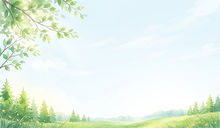
#> input picture assets/thumbs/wb-breeze.png, 220 x 128 px
$ python -i theme_engine.py   (imports and definitions only)
#> lines starting #> are read from the running program, lines starting #| are printed output that depends on the picture
#!/usr/bin/env python3
# -*- coding: utf-8 -*-
"""
Antigravity 2.0 桌面端主题工坊 & 中文汉化伴随引擎 v2.1 (零弹窗静默防多开版)
修复与核心能力：
1. 采用 ctypes 直接调用 Windows 原生 version.dll 获取版本号，彻底消除后台定时弹出 PowerShell 黑框的问题；
2. 内置 Windows 命名互斥锁 + PID 文件，严格保证后台伴随守护单实例运行，绝不重复堆叠；
3. 桌面快捷方式直连 pythonw.exe 静默启动，全程无任何 CMD/PowerShell 闪框；
4. 100% 非侵入式热加载 WorkBuddy 主题 + 高精度中文汉化 + 随客户端更新自动同步。
"""

from __future__ import annotations

import argparse
import base64
import ctypes
import hashlib
import json
import mimetypes
import os
import re
import socket
import struct
import subprocess
import sys
import time
import urllib.error
import urllib.parse
import urllib.request
from pathlib import Path
from typing import Any, Dict, List, Optional, Tuple

BASE_DIR = Path(__file__).resolve().parent
THEMES_DIR = BASE_DIR / "themes"
ASSETS_DIR = BASE_DIR / "assets"
I18N_DIR = BASE_DIR / "i18n"
LOGS_DIR = BASE_DIR / "logs"
CATALOG_PATH = THEMES_DIR / "catalog.json"
I18N_PATH = I18N_DIR / "zh-CN.json"
DISCOVERED_I18N_PATH = I18N_DIR / "discovered_new_ui_terms.json"
CONFIG_PATH = BASE_DIR / "config.json"
VERSION_STATE_PATH = BASE_DIR / "client_version_state.json"
DAEMON_PID_PATH = BASE_DIR / "companion_daemon.pid"

STYLE_TAG_ID = "agy-custom-theme-studio"
__version__ = "3.2.0"
WS_GUID = "258EAFA5-E914-47DA-95CA-C5AB0DC85B11"
CREATE_NO_WINDOW = 0x08000000
DETACHED_PROCESS = 0x00000008
MUTEX_NAME = "Global\\AntigravityThemeStudioCompanionDaemon_v2"
_MUTEX_HANDLE = None


class SimpleWebSocket:
    """轻量级纯标准库 RFC6455 WebSocket 客户端，用于与本地 CDP 通信。"""

    # [11 lines left out: function __init__, not called in this run]

    def __enter__(self) -> "SimpleWebSocket":
        self.connect()
        return self

    def __exit__(self, exc_type, exc, tb) -> None:
        self.close()

    # [192 lines left out: functions connect, _recv_exact, send_text, recv_text, _send_pong, close and 3 more, not called in this run]


def save_config(cfg: Dict[str, Any]) -> None:
    """持久化用户配置。"""
    CONFIG_PATH.write_text(json.dumps(cfg, ensure_ascii=False, indent=2), encoding="utf-8")


def load_catalog() -> List[Dict[str, Any]]:
    """读取所有可用主题目录。"""
    if not CATALOG_PATH.exists():
        return []
    return json.loads(CATALOG_PATH.read_text(encoding="utf-8"))


# [42 lines left out: functions load_i18n_dict, resolve_css_assets, not called in this run]


def import_custom_wallpaper(image_path: str, display_name: str = "自定义主图") -> Dict[str, Any]:
    """一键将用户本地图片导入为新的 WorkBuddy 风格主图主题。"""
#> called with image_path = 'assets/thumbs/wb-breeze.png', display_name = '自定义主图'
    from PIL import Image

    src = Path(image_path)
    if not src.exists():
        raise FileNotFoundError(f"找不到图片文件: {src}")

    slug = f"custom-{int(time.time())}"
    ASSETS_DIR.mkdir(parents=True, exist_ok=True)
    (ASSETS_DIR / "thumbs").mkdir(parents=True, exist_ok=True)
    (ASSETS_DIR / "previews").mkdir(parents=True, exist_ok=True)

    img = Image.open(src).convert("RGB")
#> img is the input picture: PIL image 220x128 RGB; mean R, G, B 226.9, 240.3, 228.9
    img_opt = img.resize((1600, 900), Image.Resampling.LANCZOS)
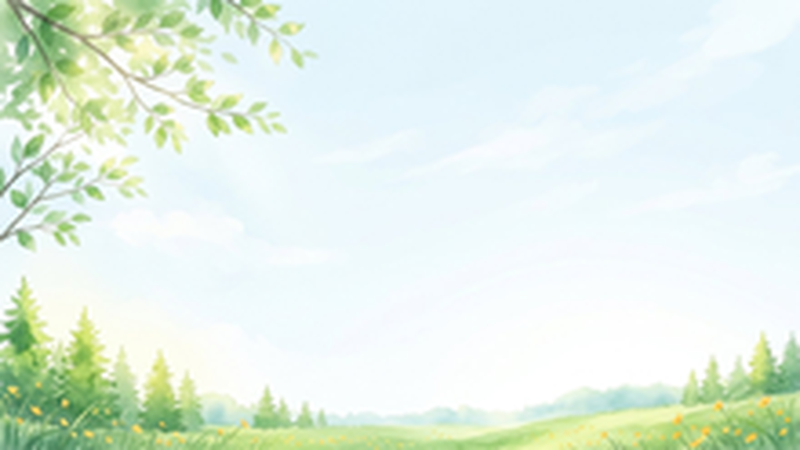
#> img_opt: PIL image 1600x900 RGB (shown at 1/2 size); mean R, G, B 226.9, 240.3, 228.8
    bg_file = f"{slug}.jpg"
    img_opt.save(ASSETS_DIR / bg_file, "JPEG", quality=84, optimize=True)
    img_opt.resize((220, 128), Image.Resampling.LANCZOS).save(ASSETS_DIR / "thumbs" / f"{slug}.png", "PNG")
    img_opt.resize((720, 380), Image.Resampling.LANCZOS).save(ASSETS_DIR / "previews" / f"{slug}.png", "PNG")
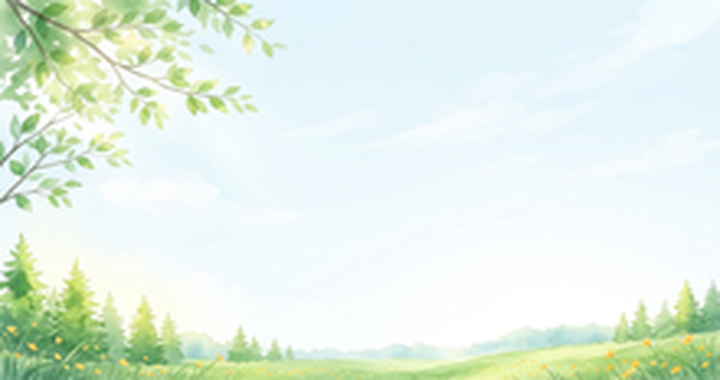
#> saved as custom-1796465803.png: PIL image 720x380 RGB; mean R, G, B 226.9, 240.3, 228.8

    css_content = f"""/* 自定义主图主题：{display_name} */
:root {{
  color-scheme: light;
  --agy-bg-base: #f8faff;
  --agy-bg-elevated: rgba(255, 255, 255, 0.84);
  --agy-bg-sidebar: rgba(244, 247, 255, 0.80);
  --agy-bg-input: rgba(255, 255, 255, 0.92);
  --agy-bg-code: rgba(246, 248, 252, 0.92);
  --agy-text-primary: #181c24;
  --agy-text-secondary: #4e5969;
  --agy-accent: #5b6cf9;
  --agy-accent-soft: rgba(91, 108, 249, 0.14);
  --agy-border: rgba(145, 164, 232, 0.28);
  --agy-font-sans: "PingFang SC", "HarmonyOS Sans SC", "Microsoft YaHei UI", system-ui, sans-serif;
  --agy-font-mono: "JetBrains Mono", "Cascadia Code", Consolas, monospace;
}}
html, body {{
  background-color: var(--agy-bg-base) !important;
  background-image: url("{{{{ASSET:{bg_file}}}}}") !important;
  background-size: cover !important;
  background-position: center center !important;
  background-repeat: no-repeat !important;
  background-attachment: fixed !important;
  color: var(--agy-text-primary) !important;
  font-family: var(--agy-font-sans) !important;
}}
#root, #app, main, [role="main"] {{ background-color: transparent !important; }}
aside, nav, [role="navigation"], [data-sidebar], [class*="sidebar"] {{
  background: var(--agy-bg-sidebar) !important;
  backdrop-filter: blur(16px) !important;
  border-color: var(--agy-border) !important;
}}
form:has(textarea), form:has([contenteditable="true"]), [class*="composer"] {{
  background: rgba(255, 255, 255, 0.88) !important;
  backdrop-filter: blur(14px) !important;
  border: 1.5px solid var(--agy-border) !important;
  border-radius: 16px !important;
}}
"""
    css_name = f"{slug}.css"
    (THEMES_DIR / css_name).write_text(css_content, encoding="utf-8")

    catalog = load_catalog()
    entry = {
        "id": slug,
        "name": display_name[:8],
        "english": slug,
        "mode": "light",
        "badge": "自定义",
        "stage_bg": "#dce7ff",
        "accent": "#5b6cf9",
        "sidebar_tint": "#eef2ff",
        "description": f"用户自定义主图主题（来源：{src.name}）",
        "thumb": f"thumbs/{slug}.png",
        "preview": f"previews/{slug}.png",
        "file": css_name,
    }
    catalog.append(entry)
    CATALOG_PATH.write_text(json.dumps(catalog, ensure_ascii=False, indent=2), encoding="utf-8")
    return entry


# [1346 lines left out: functions get_theme_css, _read_win32_file_version, get_client_fingerprint, check_client_updated, _acquire_daemon_singleton, fetch_cdp_targets and 18 more, not called in this run]


# [2 lines not run here, left out]

>>> result = import_custom_wallpaper('assets/thumbs/wb-breeze.png')

$ run again, on assets/thumbs/wb-partner.png
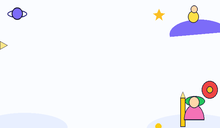
#> input picture assets/thumbs/wb-partner.png, 220 x 128 px
#> in import_custom_wallpaper, img is the input picture: PIL image 220x128 RGB; mean R, G, B 243.4, 242.9, 248.4
#> in import_custom_wallpaper, `img_opt = img.resize((1600, 900), Image.Resampling.LANCZOS)`:
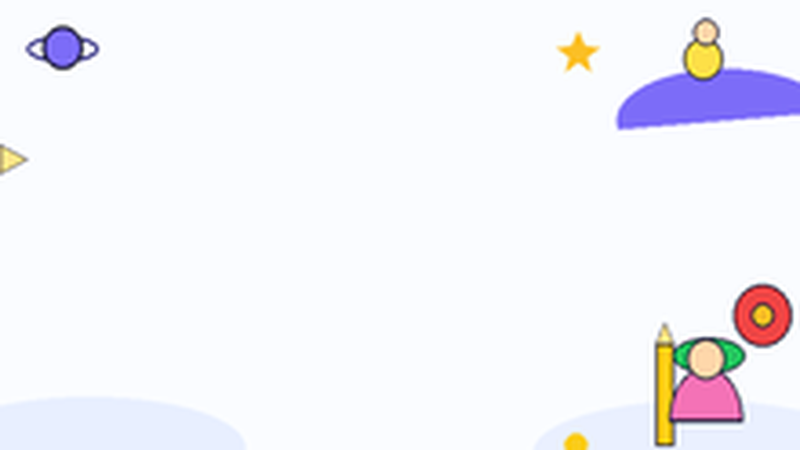
#> img_opt: PIL image 1600x900 RGB (shown at 1/2 size); mean R, G, B 243.3, 242.9, 248.3
#> in import_custom_wallpaper, `img_opt.resize((720, 380), Image.Resampling.LANCZOS).save(ASSETS_DIR /..`:
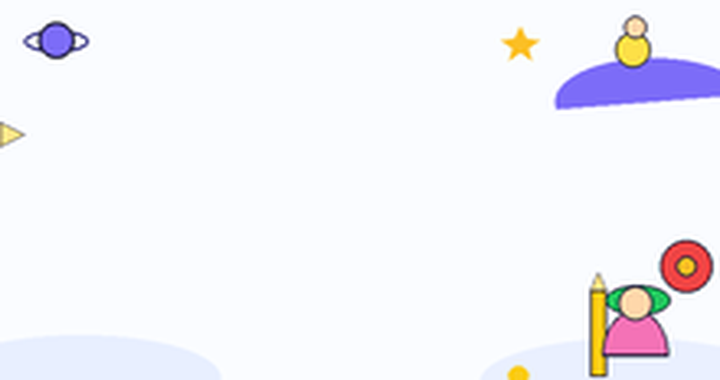
#> saved as custom-1796465804.png: PIL image 720x380 RGB; mean R, G, B 243.3, 242.9, 248.3
